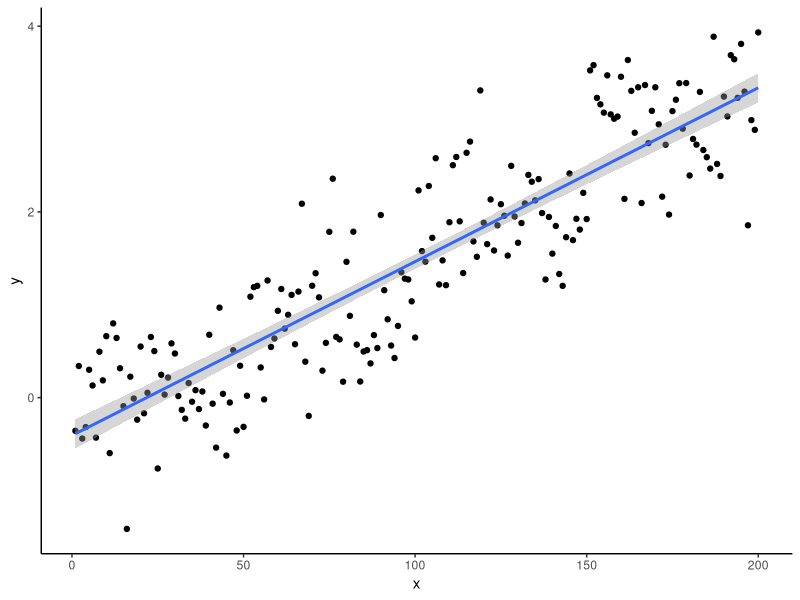

Generate this figure with R:
library(tidyverse)

y <- rep(NA, 200)
y[1:50] <- rnorm(50, 0, 0.5)
y[51:100] <- rnorm(50, 1, 0.5)
y[101:150] <- rnorm(50, 2, 0.5)
y[151:200] <- rnorm(50, 3, 0.5)
x <- 1:200
pts <- tibble(x, y)

ggplot(pts, aes(x = x, y = y)) +
  geom_point() +
  geom_smooth(method = "lm") +
  theme_classic()

mdl1 <- lm(y ~ x, data = pts)
summary(mdl1)
